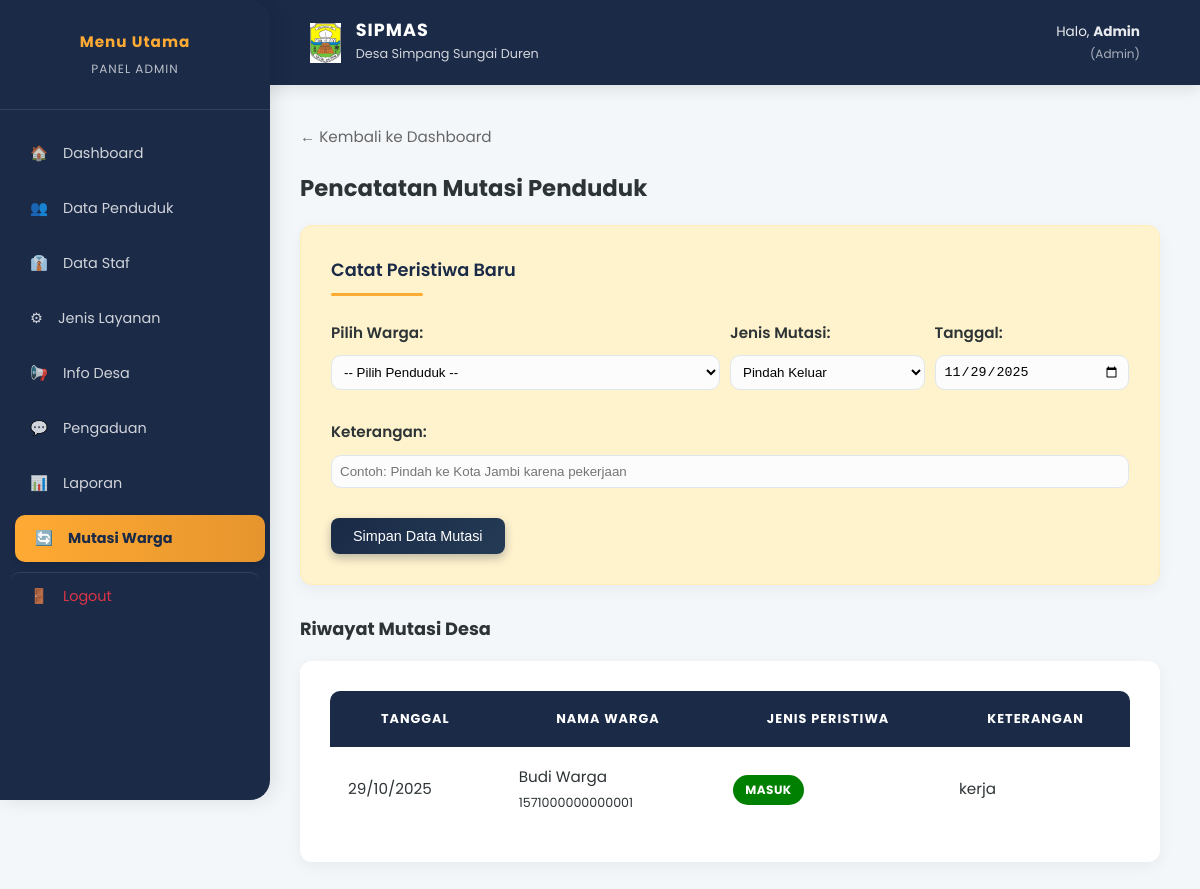
/index.php?page=data_mutasi (signed in), run on an earlier commit of the app's database.
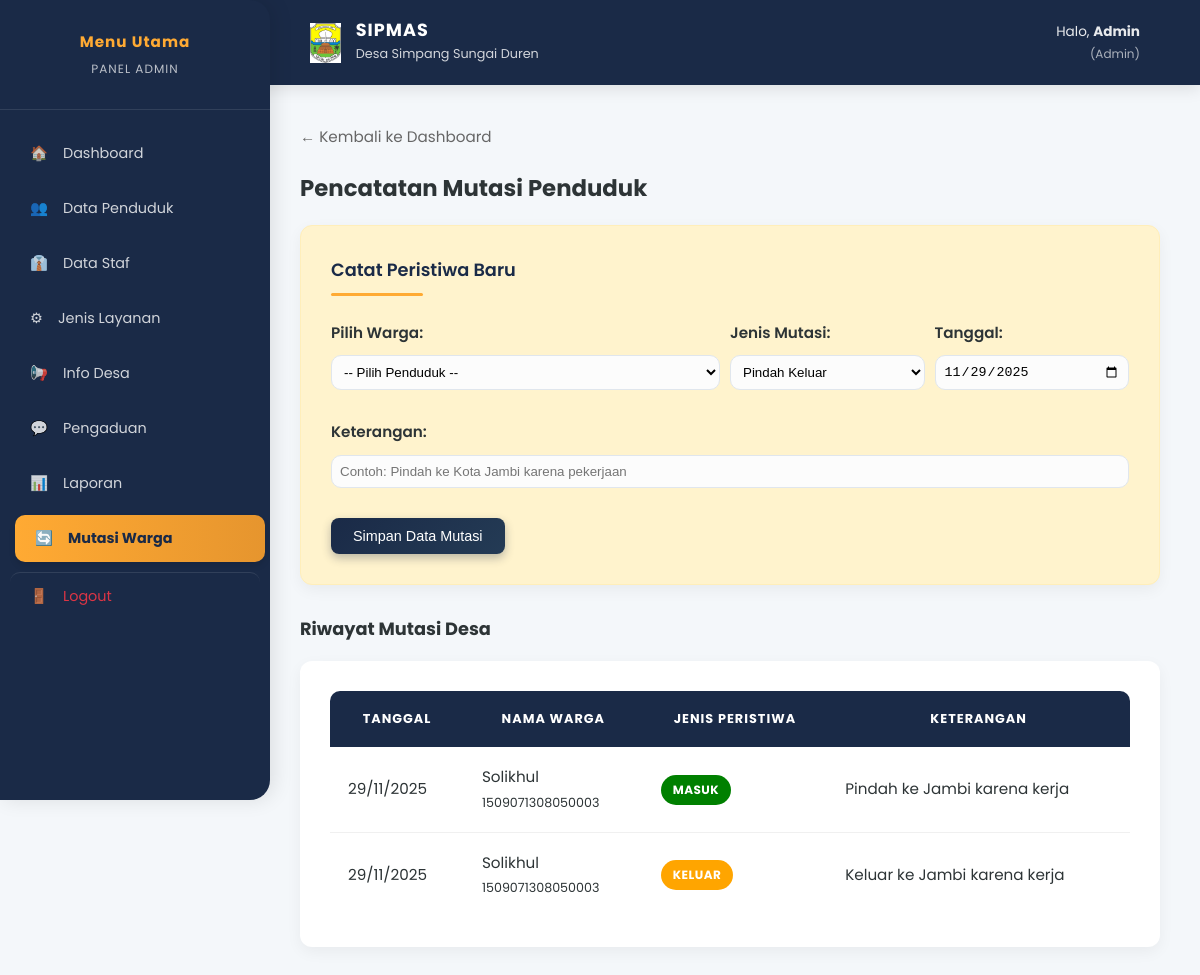
And on a later commit of the database.
### tables this page shows
CREATE TABLE `mutasi_penduduk` (
  `id` int(11) NOT NULL,
  `user_id` int(11) NOT NULL,
  `jenis_mutasi` enum('Masuk','Keluar','Meninggal') NOT NULL,
  `tanggal_mutasi` date NOT NULL,
  `keterangan` text DEFAULT NULL,
  `created_at` timestamp NOT NULL DEFAULT current_timestamp()
);

CREATE TABLE `users` (
  `id` int(11) NOT NULL,
  `role` enum('admin','kades','masyarakat') NOT NULL,
  `nik` char(16) DEFAULT NULL,
  `nama_lengkap` varchar(150) NOT NULL,
  `tempat_lahir` varchar(50) DEFAULT NULL,
  `tanggal_lahir` date DEFAULT NULL,
  `jenis_kelamin` enum('Laki-laki','Perempuan') DEFAULT NULL,
  `agama` varchar(20) DEFAULT NULL,
  `status_perkawinan` enum('Belum Kawin','Kawin','Cerai Hidup','Cerai Mati') DEFAULT NULL,
  `pekerjaan` varchar(50) DEFAULT NULL,
  `email` varchar(100) NOT NULL,
  `password` varchar(255) NOT NULL,
  `no_hp` varchar(20) DEFAULT NULL,
  `alamat` text DEFAULT NULL,
  `jabatan` varchar(100) DEFAULT NULL,
  `status_kependudukan` enum('Tetap','Pindah','Meninggal') DEFAULT 'Tetap',
  `status_akun` tinyint(1) DEFAULT 1,
  `created_at` timestamp NOT NULL DEFAULT current_timestamp(),
  `updated_at` timestamp NOT NULL DEFAULT current_timestamp() ON UPDATE current_timestamp()
);

### controllers/UserController.php (called while the page is built, shortened)
<?php
class UserController {
    private $conn;
    public function __construct($db) {
        $this->conn = $db;
    }
    public function getRiwayatMutasi() {
        $sql = "SELECT m.*, u.nama_lengkap, u.nik FROM mutasi_penduduk m JOIN users u ON m.user_id = u.id ORDER BY m.tanggal_mutasi DESC";
        $stmt = $this->conn->prepare($sql);
        $stmt->execute();
        return $stmt->fetchAll();
    }
}
?>

### views/admin/mutasi_list.php (the view, shortened to what this page needs)
<section>
    <div style="margin-bottom: 20px;">
        <a href="index.php?page=dashboard_admin" style="text-decoration: none; color: #666;">&larr; Kembali ke Dashboard</a>
    </div>
    <h2>Pencatatan Mutasi Penduduk</h2>
    <div class="card" style="background: #fff3cd; border: 1px solid #ffeeba;">
        <h3>Catat Peristiwa Baru</h3>
        <form action="index.php?action=simpan_mutasi" method="POST">
            <div style="display: flex; gap: 10px;">
                <div style="flex: 2;">
                    <label>Pilih Warga:</label>
                    <select name="user_id" required style="width: 100%; padding: 8px;">
                        <option value="">-- Pilih Penduduk --</option>
                    </select>
                </div>
                <div style="flex: 1;">
                    <label>Jenis Mutasi:</label>
                    <select name="jenis_mutasi" required style="width: 100%; padding: 8px;">
                        <option value="Keluar">Pindah Keluar</option>
                    </select>
                </div>
                <div style="flex: 1;">
                    <label>Tanggal:</label>
                    <input type="date" name="tanggal" required value="<?= date('Y-m-d') ?>" style="width: 100%; padding: 8px;">
                </div>
            </div>
            <label style="margin-top: 10px;">Keterangan:</label>
            <input type="text" name="keterangan" placeholder="Contoh: Pindah ke Kota Jambi karena pekerjaan" style="width: 100%; padding: 8px;">
            <button type="submit" class="btn-primary" style="margin-top: 10px;">Simpan Data Mutasi</button>
        </form>
    </div>
    <h3>Riwayat Mutasi Desa</h3>
    <div class="card">
        <table>
            <thead>
                <tr>
                    <th style="text-align: center">Tanggal</th>
                    <th style="text-align: center">Nama Warga</th>
                    <th style="text-align: center">Jenis Peristiwa</th>
                    <th style="text-align: center">Keterangan</th>
                </tr>
            </thead>
            <tbody>
                <?php foreach($daftarMutasi as $m): ?>
                <tr>
                    <td><?= date('d/m/Y', strtotime($m->tanggal_mutasi)) ?></td>
                    <td><?= $m->nama_lengkap ?><br><small><?= $m->nik ?></small></td>
                    <td>
                        <span class="badge" style="background: <?= $m->jenis_mutasi=='Meninggal'?'black':($m->jenis_mutasi=='Keluar'?'orange':'green') ?>; color:white;">
                            <?= $m->jenis_mutasi ?>
                        </span>
                    </td>
                    <td><?= $m->keterangan ?></td>
                </tr>
                <?php endforeach; ?>
            </tbody>
        </table>
    </div>
</section>

What changed in the data, as far as the page shows it:
removed mutasi_penduduk: tanggal_mutasi "29/10/2025", user.nama_lengkap "Budi Warga", user.nik "1571000000000001", jenis_mutasi "MASUK", keterangan "kerja"
added mutasi_penduduk: tanggal_mutasi "29/11/2025", user.nama_lengkap "Solikhul", user.nik "1509071308050003", jenis_mutasi "MASUK", keterangan "Pindah ke Jambi karena kerja"
added mutasi_penduduk: tanggal_mutasi "29/11/2025", user.nama_lengkap "Solikhul", user.nik "1509071308050003", jenis_mutasi "KELUAR", keterangan "Keluar ke Jambi karena kerja"
